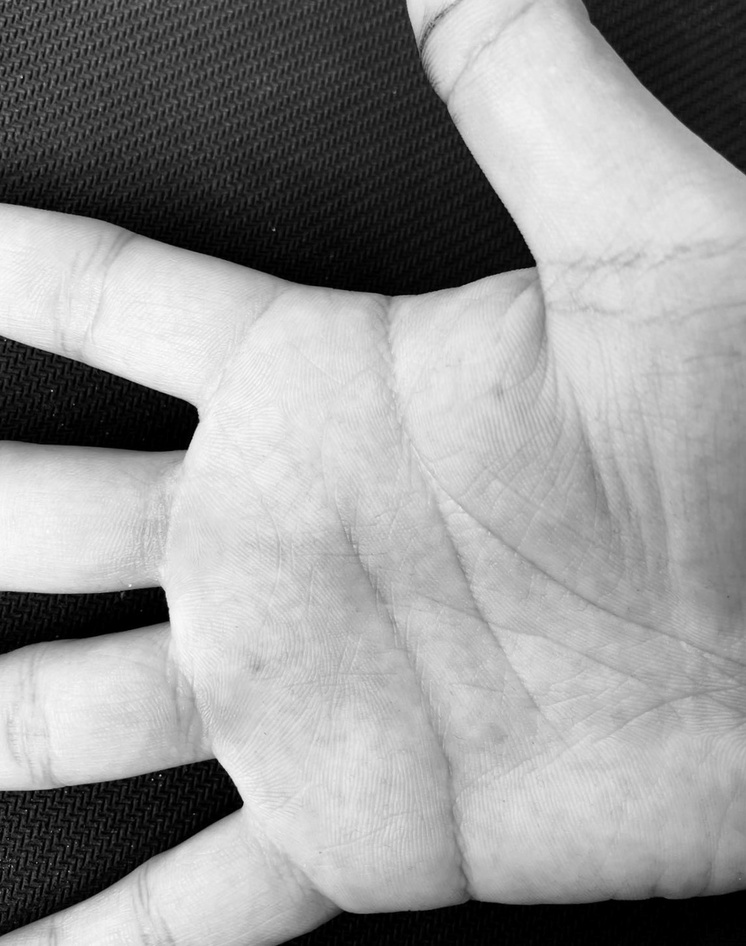
#> input picture Ex03/HandKXJ.jpg, 746 x 946 px, shrunk from 1144 x 1452 before the run
$ python test01.py
#> lines starting #> are read from the running program, lines starting #| are printed output that depends on the picture; after the words box and inside, x2 and y2 are one past the last pixel; in counts of white or black regions, pixels touching at a corner belong together
import numpy as np
import cv2
import matplotlib.pyplot as plt

img = cv2.imread("HandKXJ.jpg", cv2.IMREAD_GRAYSCALE)
#> img is the input picture: shape (946, 746); min 0, max 254, mean 150
ret, thresh = cv2.threshold(img, 120, 255, cv2.THRESH_BINARY)
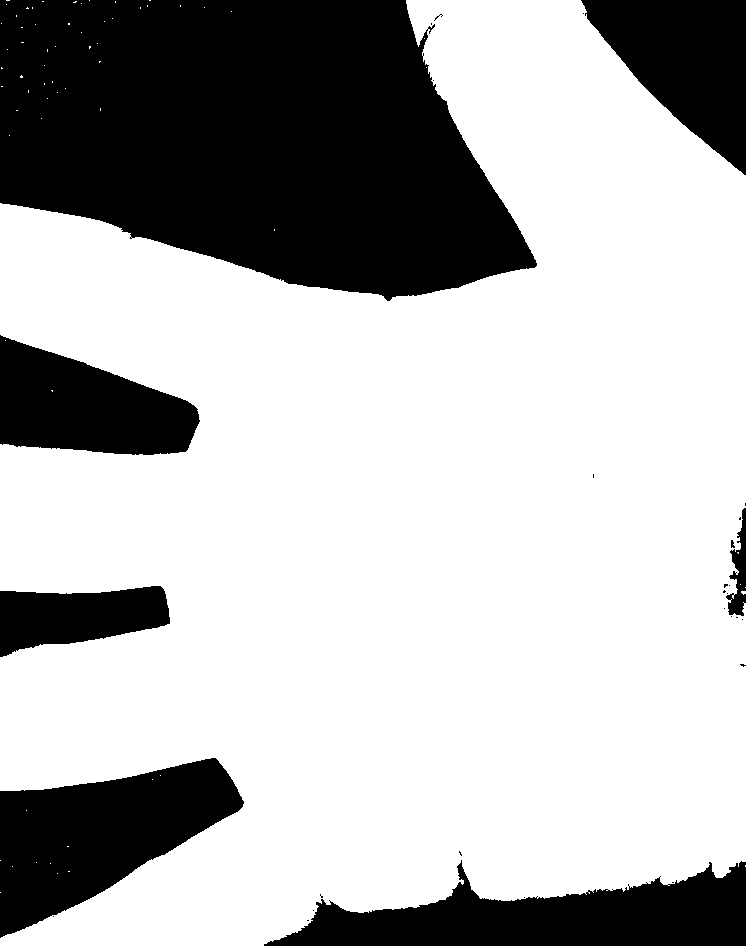
#> thresh: shape (946, 746); 70.3% white; 31 black regions (23 under 20 px)
smooth = cv2.GaussianBlur(thresh, (5, 5), 0)
plt.imshow(smooth, 'gray')
plt.show()

blur = smooth.copy()
whiteImg = np.zeros(img.shape)
contours, hierarchy = cv2.findContours(blur, cv2.RETR_TREE, cv2.CHAIN_APPROX_NONE)
#> contours = 56 contours, 32 with area under 20; largest, box (x1, y1, x2, y2) and area: (0, 0, 746, 946) 502159, (24, 5, 35, 11) 50, (71, 0, 84, 6) 46, (18, 73, 25, 80) 35, (145, 0, 153, 9) 33
area = []
for k in range(len(contours)):
    area.append(cv2.contourArea(contours[k]))
#> this loop made 56 passes
#> after the loop, area = 56 values, max 502159 at index 46, min 4 at index 48, mean 8986.1
max_idx = area.index(max(area))
#> max_idx = 46

img2 = cv2.drawContours(np.zeros(img.shape), contours, max_idx, (255, 255, 255), 2)
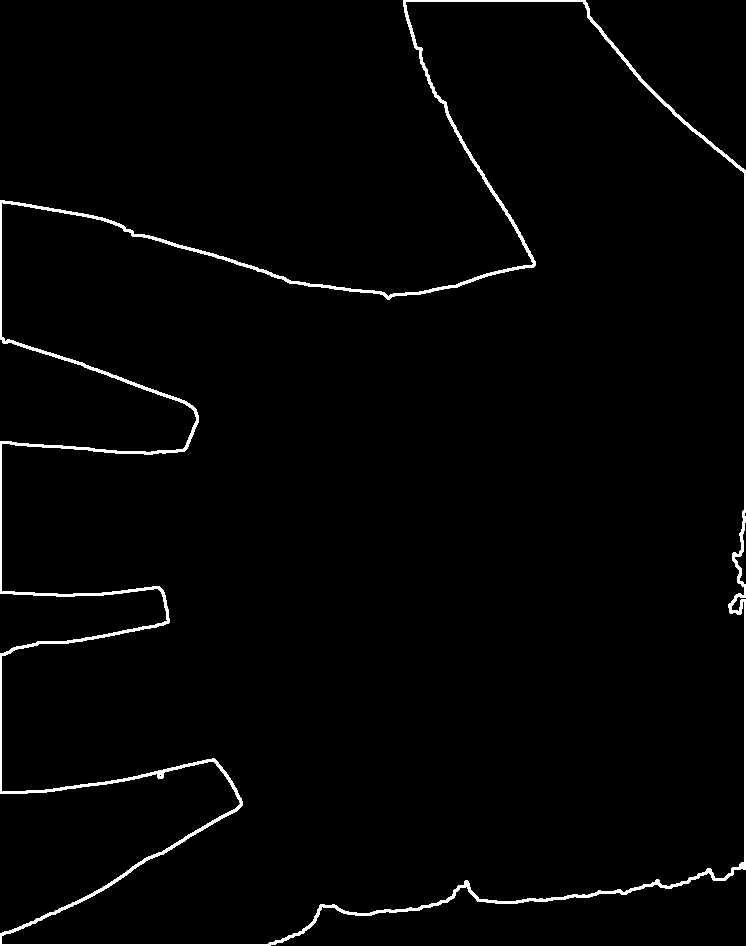
#> img2: shape (946, 746) float64; 1.9% white; 1 white region, box (x1, y1, x2, y2) and area: (0, 0, 746, 946) 13690
plt.imshow(img2, 'gray')
plt.show()
# [65 lines of commented-out code are left out]

$ run again, with Ex03/Hand1.jpg copied over Ex03/HandKXJ.jpg
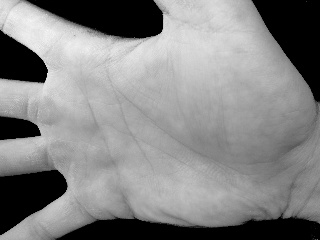
#> input picture Ex03/Hand1.jpg, 320 x 240 px
#> img is the input picture: shape (240, 320); min 0, max 248, mean 132
#> `ret, thresh = cv2.threshold(img, 120, 255, cv2.THRESH_BINARY)`:
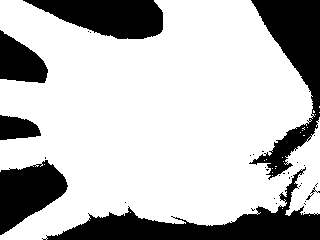
#> thresh: shape (240, 320); 73.5% white; 34 black regions (27 under 20 px)
#> contours = 9 contours, 6 with area under 20; largest, box (x1, y1, x2, y2) and area: (0, 0, 320, 240) 60154, (268, 130, 306, 174) 505, (304, 122, 315, 136) 50
#> the loop `for k in range(len(contours)):` made 9 passes
#> after the loop `for k in range(len(contours)):`: area = [60154, 2, 2, 7, 5.5, 7.5, 505, 2, 50.5]
#> max_idx = 0
#> `img2 = cv2.drawContours(np.zeros(img.shape), contours, max_idx, (255, ..`:
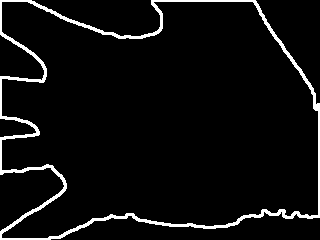
#> img2: shape (240, 320) float64; 5.3% white; 1 white region, box (x1, y1, x2, y2) and area: (0, 0, 320, 240) 4073

$ run again, with Ex03/Hand2.jpg copied over Ex03/HandKXJ.jpg
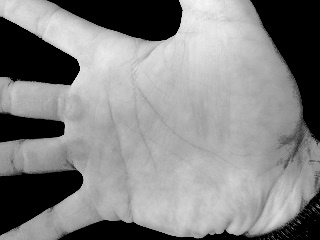
#> input picture Ex03/Hand2.jpg, 320 x 240 px
#> img is the input picture: shape (240, 320); min 0, max 246, mean 132.3
#> `ret, thresh = cv2.threshold(img, 120, 255, cv2.THRESH_BINARY)`:
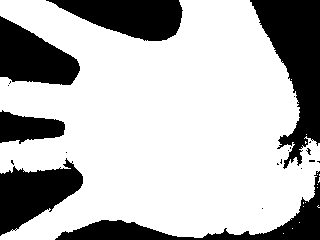
#> thresh: shape (240, 320); 71.9% white; 21 black regions (15 under 20 px)
#> contours = 6 contours, 3 with area under 20; largest, box (x1, y1, x2, y2) and area: (0, 0, 320, 240) 58117, (290, 146, 299, 158) 42, (315, 203, 320, 210) 23
#> the loop `for k in range(len(contours)):` made 6 passes
#> after the loop `for k in range(len(contours)):`: area = [16, 16, 16, 23, 58117, 42.5]
#> max_idx = 4
#> `img2 = cv2.drawContours(np.zeros(img.shape), contours, max_idx, (255, ..`:
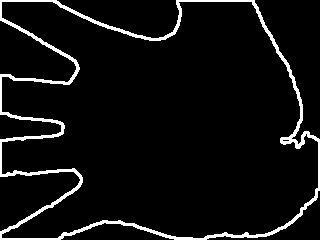
#> img2: shape (240, 320) float64; 6.1% white; 1 white region, box (x1, y1, x2, y2) and area: (0, 0, 320, 240) 4675
